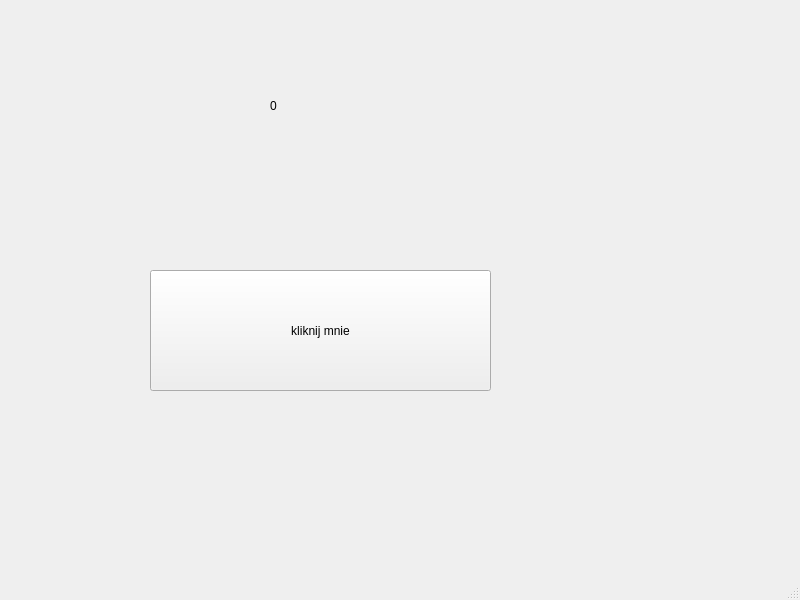
<?xml version="1.0" encoding="UTF-8"?>
<ui version="4.0">
 <class>MainWindow</class>
 <widget class="QMainWindow" name="MainWindow">
  <property name="geometry">
   <rect>
    <x>0</x>
    <y>0</y>
    <width>800</width>
    <height>600</height>
   </rect>
  </property>
  <property name="windowTitle">
   <string>MainWindow</string>
  </property>
  <widget class="QWidget" name="centralwidget">
   <widget class="QPushButton" name="pushButton">
    <property name="geometry">
     <rect>
      <x>150</x>
      <y>270</y>
      <width>341</width>
      <height>121</height>
     </rect>
    </property>
    <property name="text">
     <string>kliknij mnie</string>
    </property>
   </widget>
   <widget class="QLabel" name="label">
    <property name="geometry">
     <rect>
      <x>270</x>
      <y>60</y>
      <width>81</width>
      <height>91</height>
     </rect>
    </property>
    <property name="text">
     <string>0</string>
    </property>
   </widget>
  </widget>
  <widget class="QMenuBar" name="menubar">
   <property name="geometry">
    <rect>
     <x>0</x>
     <y>0</y>
     <width>800</width>
     <height>21</height>
    </rect>
   </property>
  </widget>
  <widget class="QStatusBar" name="statusbar"/>
 </widget>
 <resources/>
 <connections/>
</ui>
